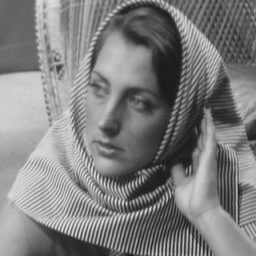
%> input picture HW5- Image restoration and Fourier Transform/4/code/barbara256.png, 256 x 256 px
$ octave myMainScript.m   (GNU Octave 9; MATLAB toolbox functions it lacks are replaced by stand-ins)
%> lines starting %> are read from the running program, lines starting %| are printed output that depends on the picture; in (x1, y1, x2, y2) boxes, pixels count from 0 and x2, y2 are one past the last pixel; in counts of white or black regions, pixels touching at a corner belong together; the program's own positions count from 1
%% Reading inputs
img = imread('barbara256.png');
%> img is the input picture: size 256x256 uint8; min 23, max 231, mean 126.4
[x ,y] = size(img);
%> x = 256; y = 256

% Padding the image
img = padarray(img,[x/2 y/2],0,'both');
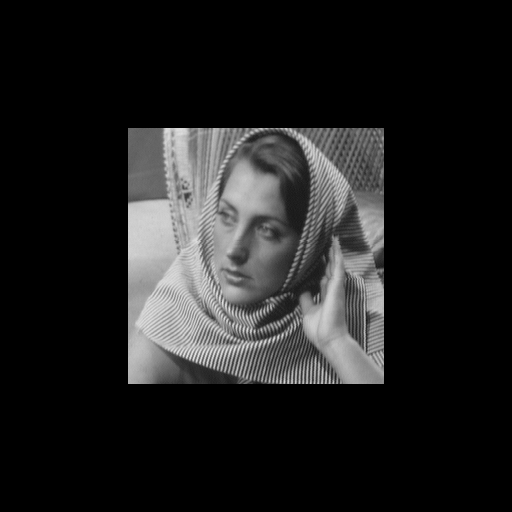
%> img: size 512x512 uint8; min 0, max 231, mean 31.6
[x ,y] = size(img);
%> x = 512; y = 512

% Fourier Transform of Image
fft_img = fftshift(fft2(img));

%% Output images
D = 40;
sigma = 40;

[lp_img1, abs_img1] = ILPF(fft_img, D);
% [81 lines not run here, left out]
function [lp_img, abs_img] = ILPF(fft_img, D)
%> called with D = 40

    [x ,y] = size(fft_img);
%> x = 512; y = 512
    ilpf_img = zeros(x,y);
    ilpf_filter = zeros(x,y);

    for i = 1:x
        for j = 1:y
            if((i-x/2)^2 + (j-y/2)^2 > D^2)
                ilpf_img(i,j) = 0;
                ilpf_filter(i,j) = 0;
            else
                ilpf_img(i,j) = fft_img(i,j);
                ilpf_filter(i,j) = 1;
            end
        end
    end
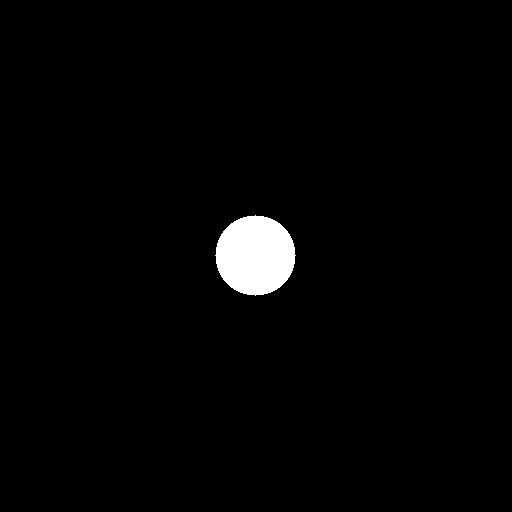
%> ilpf_filter: size 512x512 double; values 0 (black) and 1 (white), 1.9% white; 1 white region, box (x1, y1, x2, y2) and area: (215, 215, 296, 296) 5025

%> (the run ends here)
